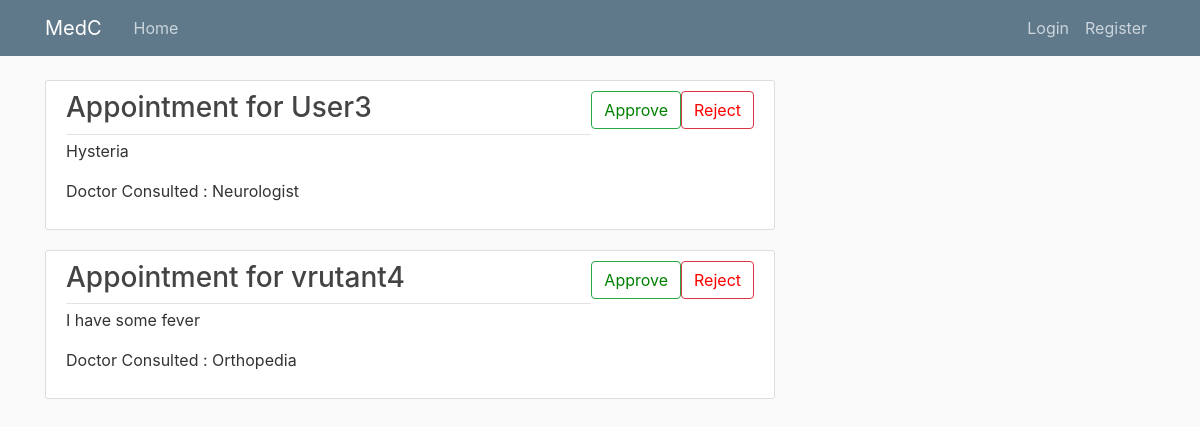
Screenshot of /approval/ with the database file from the repository.
### users/models.py (models this page shows, shortened)
class Appointment(models.Model):
    description = models.TextField(default='')
    docs = [
        ('ENT', 'ENT'),
        ('Cardiologist', 'Cardiologist'),
        ('Neurologist', 'Neurologist'),
        ('Oncologist', 'Oncologist'),
        ('Orthopedia', 'Orthopedia'),
        ('Pediatrician', 'Pediatrician')
        ]
    doc_type = models.CharField(max_length=20, choices=docs)
    user = models.ForeignKey(User, on_delete=models.CASCADE)
    approval = models.BooleanField(default=False)
    complaints = models.TextField(default='')

class User(AbstractUser):
    is_staff = models.BooleanField(default=False)
    age = models.IntegerField(default=0)
    gender = models.CharField(max_length=100, default='Not Disclosed')
    illness_history = models.TextField(default='')
    prescriptions = models.TextField(default='')

### home/views.py (the view)
# urls.py: path('approval/', views.approval, name='approval'),
def approval(request):
    context = {
        'appointments': Appointment.objects.all().filter(approval=False)
        }
    return render(request, 'home/approval.html', context)

### home/templates/home/approval.html (shortened to what this page needs)
{% extends 'home/base.html' %}
{% block content %}
    {% for appointment in appointments %}
        <article class="media content-section">
            <div class="media-body">
                <div class="article-metadata">
                <h3 class="mr-2">Appointment for {{ appointment.user }}</h3>
                </div>
                <p>{{ appointment.description }}</p>
                <p> Doctor Consulted : {{ appointment.doc_type }}
            </div>
            <button class="btn btn-outline-success"><a href="{% url 'approve-approval' appointment.id %}" class="custom-link-success">Approve</a></button>
            <button class="btn btn-outline-danger"><a href="{% url 'reject-approval' appointment.id %}" class="custom-link-danger">Reject</a></button>
        </article>
    {% endfor %}
{% endblock content %}

### home/static/home/main.css (style rules this page uses)
body { background: #fafafa; color: #333333; margin-top: 5rem; }
h1, h2, h3, h4, h5, h6 { color: #444444; }
.content-section { background: #ffffff; padding: 10px 20px; border: 1px solid #dddddd; border-radius: 3px; margin-bottom: 20px; }
.article-metadata { padding-bottom: 1px; margin-bottom: 4px; border-bottom: 1px solid #e3e3e3 }

### home/templates/home/approval.html (style rules this page uses)
a.custom-link-danger { color:red; }
a.custom-link-success { color:green; }

### rows the page displays
Appointment: user "User3", description "Hysteria", doc_type "Neurologist"
Appointment: user "vrutant4", description "I have some fever", doc_type "Orthopedia"
